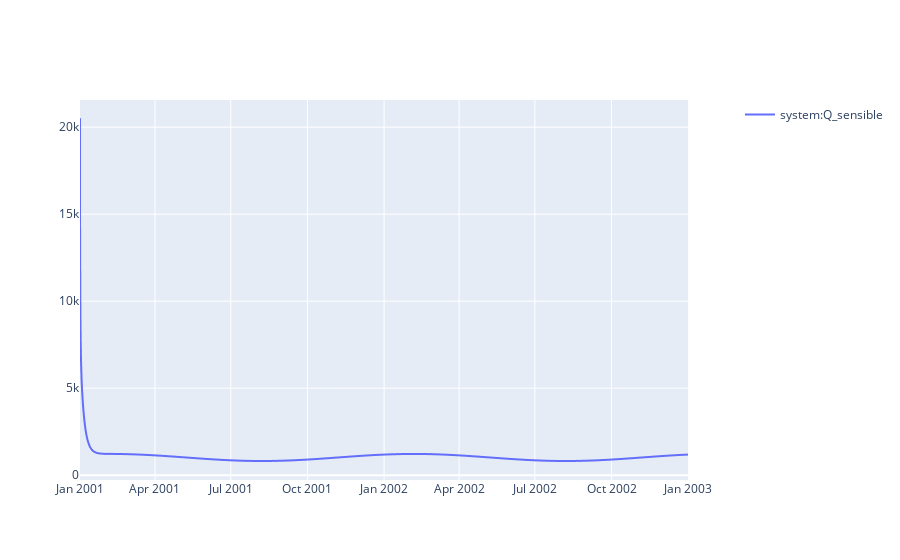

The cell this chart's notebook holds for it:
### Code cell
sim.plot(pro.dates(),[pro.component("system").variable("Q_sensible")])

### Figure 1 — Plotly figure (JSON) as saved in the notebook; plotly's stock layout.template omitted (floating-point values rounded to 4 significant figures; data arrays with more than 128 entries replaced by an {"elided": "..."} marker saying what was removed)
{"data": [{"hovertemplate": "date=%{x}<br>system:Q_sensible=%{y}<extra></extra>", "legendgroup": "", "line": {"dash": "solid"}, "marker": {"symbol": "circle"}, "mode": "lines", "name": "system:Q_sensible", "showlegend": true, "type": "scattergl", "x": {"elided": "17520 str values"}, "xaxis": "x", "y": {"elided": "17520 float values"}, "yaxis": "y"}], "layout": {"xaxis": {"anchor": "y", "domain": [0, 0.94]}, "yaxis": {"anchor": "x", "domain": [0, 1]}, "yaxis2": {"anchor": "x", "overlaying": "y", "side": "right"}}}
